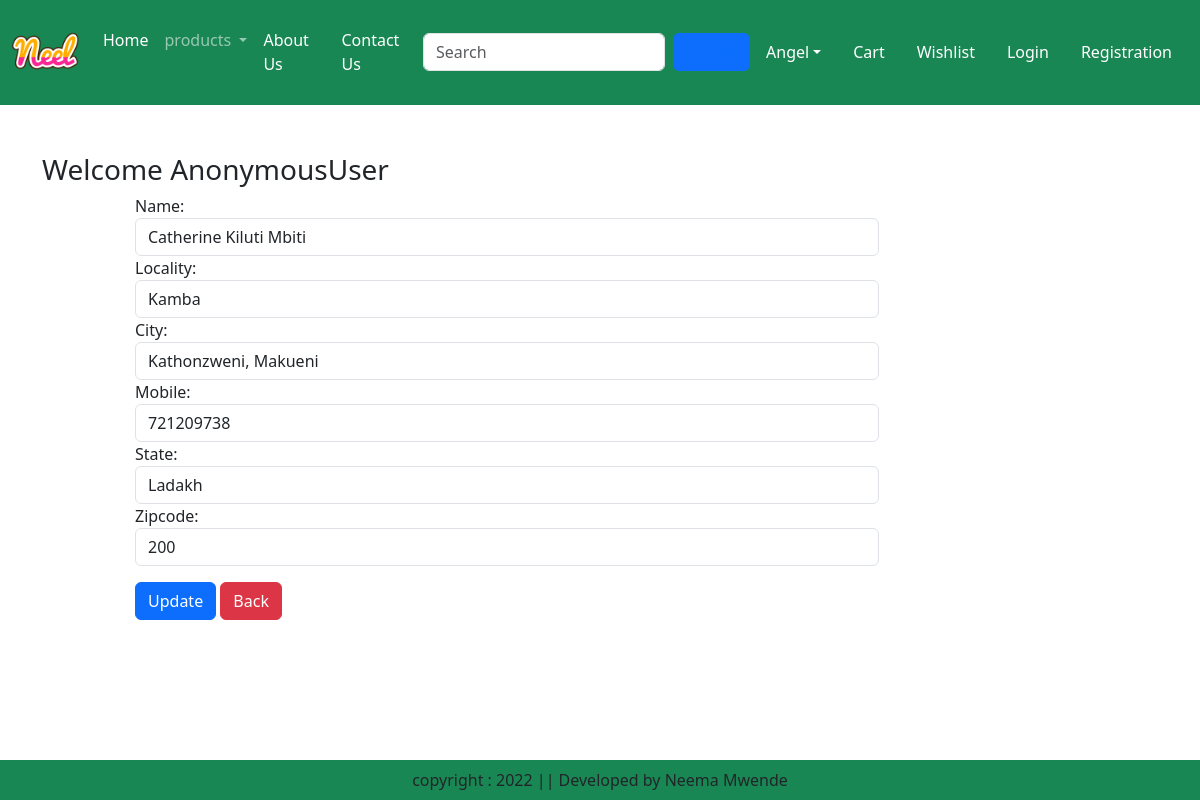
Before: /address/update/1/ with the older database file.
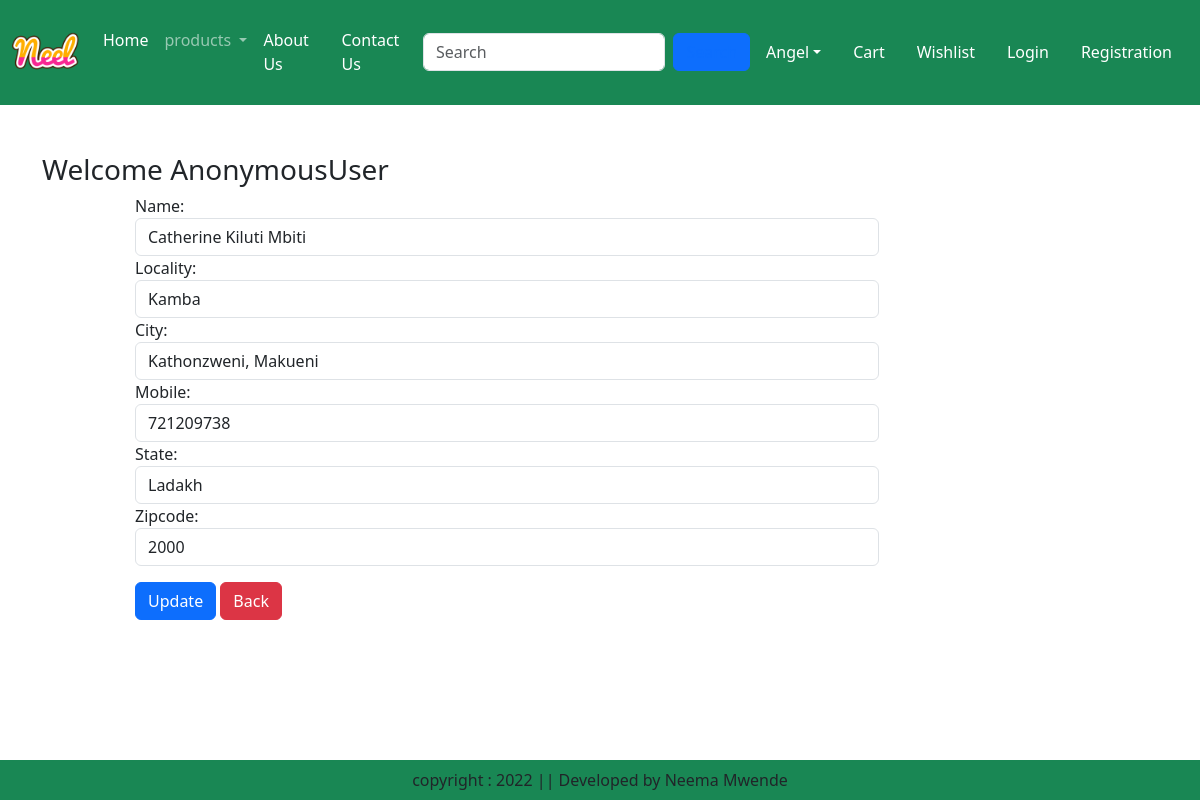
After: the same page with the newer database file.
### ecommerceapp/models.py (models this page shows, shortened)
class Customer(models.Model):
    user = models.ForeignKey(User,on_delete=models.CASCADE)
    name = models.CharField(max_length=200)
    locality = models.CharField(max_length=200)
    city = models.CharField(max_length=50)
    mobile = models.IntegerField(default=0)
    zipcode = models.IntegerField()
    state = models.CharField(choices=STATE_CHOICES, max_length=100)

### ecommerceapp/views.py (the view, shortened to what this page needs)
# urls.py: path('address/update/<int:pk>/', views.UpdateAddress.as_view(), name='updateAddress'),  # Update path
class UpdateAddress(View):
    def get(self, request, pk):
        customer = Customer.objects.get(pk=pk)
        form = CustomerProfileForm(instance=customer)
        context = {
            'form': form,
            'customer': customer
        }
        return render(request, 'app/updateAddress.html', context)

### ecommerceapp/forms.py
class CustomerProfileForm(forms.ModelForm):
    class Meta:
        model = Customer
        fields = ['name', 'locality', 'city', 'mobile', 'state','zipcode']
        widgets = {
            'name': forms.TextInput(attrs={'class': 'form-control'}),
            'locality': forms.TextInput(attrs={'class': 'form-control'}),
            'city': forms.TextInput(attrs={'class':  'form-control'}),
            'mobile': forms.TextInput(attrs={'class': 'form-control'}),
            'state': forms.Select(attrs={'class': 'form-control'}),
            'zipcode': forms.TextInput(attrs={'class': 'form-control'}),
        }

### ecommerceapp/templates/app/updateAddress.html (shortened to what this page needs)
{% extends "app/base.html" %}
{% load static %}
{% block main-content %}
    <div class="container my-5">
        <div class="row">
            <h3>Welcome <span class="text-capitalize">{{request.user}}</span></h3>
        </div>
        <div class="col-sm-8 offset-sm-1">
            <form action="" method="post">
                {% for fm in form %}
                    {{ fm.label_tag }} {{ fm }} <small class="text-danger">{{ fm.errors|striptags }}</small>
                {% endfor %}
                <div class="col-12 mt-3">
                    <button type="submit" class="btn btn-primary">Update</button>
                    <a href="{% url 'app:address'  %}" class="btn btn-danger" type="button">Back</a>
                </div>
            </form>
        </div>
{% endblock main-content %}

Changed rows visible on the page:
changed Customer "Catherine Kiluti Mbiti": zipcode "200" → "2000"
